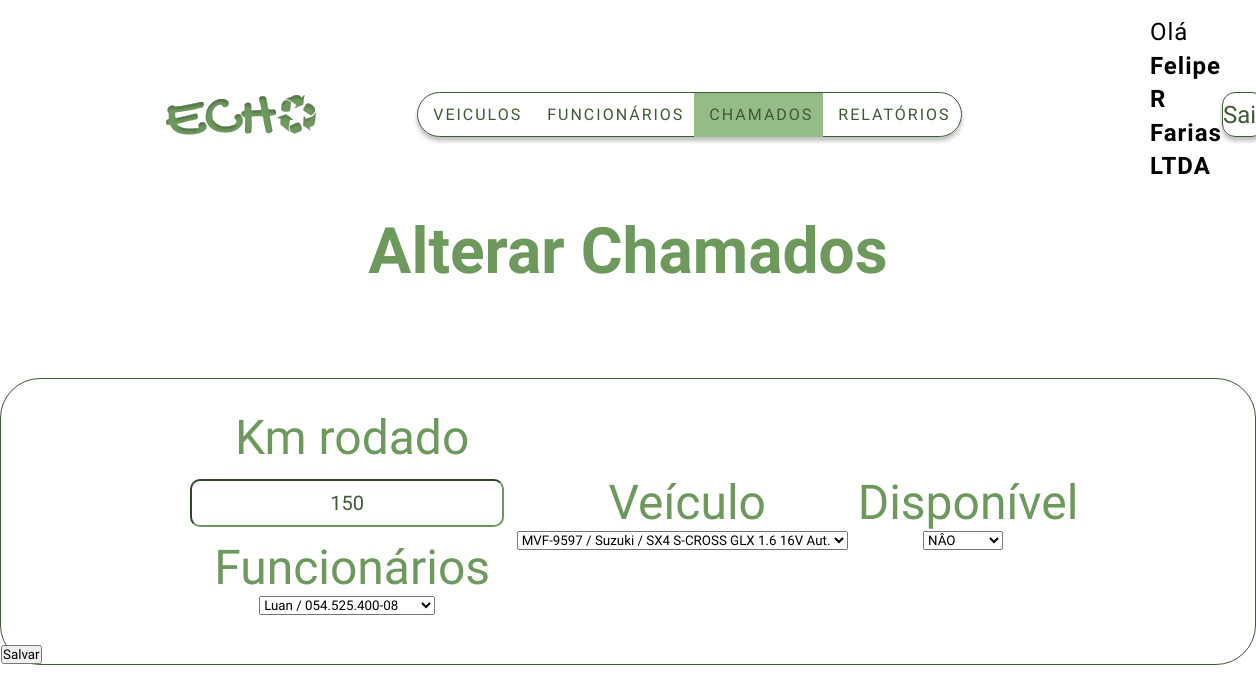
Page /Chamados/alterar/15 (signed in) on the committed database.
### tables this page shows
CREATE TABLE `chamados` (
  `id` int(11) NOT NULL,
  `km_rodado` double NOT NULL,
  `data` date NOT NULL,
  `funcionario_id` int(11) NOT NULL,
  `veiculo_id` int(11) NOT NULL,
  `usuario_id` int(11) NOT NULL,
  `disponivel` char(1) NOT NULL DEFAULT 'N'
);

CREATE TABLE `funcionarios` (
  `id` int(11) NOT NULL,
  `nome` varchar(45) NOT NULL,
  `cpf` varchar(45) NOT NULL,
  `usuario_id` int(11) NOT NULL
);

CREATE TABLE `veiculos` (
  `id` int(11) NOT NULL,
  `placa` varchar(45) NOT NULL,
  `modelo` varchar(45) NOT NULL,
  `marca` varchar(45) NOT NULL,
  `autonomia` varchar(45) NOT NULL,
  `usuario_id` int(11) NOT NULL
);

### App/Controllers/Controller.php (called while the page is built, shortened)
<?php
abstract class Controllers {
    protected final function view(string $_name, array $vars = []) {
        $_filename = $_SERVER["DOCUMENT_ROOT"]."/App/Views/Pages/{$_name}.php";
        include_once $_filename;
    }
}

### App/Controllers/ChamadosControllers.php (called while the page is built, shortened)
<?php
include ("Controller.php");
class ChamadosControllers extends \Controllers
{
    function __construct()
    {
        $this->nameController = "Chamados";
    }
    public function alterar($id)
    {
        $model = new Chamado();
        $getById = $model->getById($id);
        $modelVeiculo = new Veiculo();
        $modelFuncionario = new Funcionario();
        return self::view(
            "Auth/$this->nameController/alterar",
            [
                "getVeiculos"=>$modelVeiculo->index(),
                "getFuncionarios"=>$modelFuncionario->index(),
                "getById"=>$getById,
                "nameController"=>$this->nameController
            ]);
    }
}

### Core/Router.php (called while the page is built, shortened)
<?php
    class Router{
        private $controller = 'Site';
        private $method = 'home';
        public function __construct(){
            $router = $this->url();
           if(file_exists('App/Controllers/' . ucfirst($router[0]) . 'Controllers.php')):
               $this->controller = $router[0];
               unset($router[0]);
            endif;
           $class = "\\App\\Controllers\\" . ucfirst($this->controller)."Controllers";
           $object = new $class;
           if(isset($router[1]) and method_exists($class, $router[1])):
                $this->method = $router[1];
                unset($router[1]);
                endif;
           $this->param = $router ? array_values($router) : [];
           call_user_func_array([$object, $this->method], $this->param);
        }
        public function url(){
            $url = explode("/", filter_input(INPUT_GET, 'router', FILTER_SANITIZE_URL));
            return $url;
        }
    }
?>

### Index.php (called while the page is built, shortened)
<?php
$router = new Router;

### App/Models/Chamado.php (called while the page is built, shortened)
<?php
class Chamado extends Connection
{
    private $nome_table;
    function __construct()
    {
        $this->nome_table = "chamados";
    }
    public function getById($id)
    {
        $conn = $this->connect();
        $sql = "select * from $this->nome_table where id=$id";
        $stmt = $conn->prepare($sql);
        $stmt->execute();
        $result = $stmt->fetch();
        if ($result == true) {
            return $result;
        }else{
            return false;
        }
    }
}

### App/Models/Funcionario.php (called while the page is built, shortened)
<?php
class Funcionario extends Connection
{
    private $nome_table;
    function __construct()
    {
        $this->login_id = $_SESSION["usuario"]["id"];
        $this->nome_table = "funcionarios";
    }
    public function index($nome=null,$cpf=null)
    {
        $conn = $this->connect();
        $sql = "select * from $this->nome_table WHERE `usuario_id`=$this->login_id";
        $stmt = $conn->prepare($sql);
        $stmt->execute();
        $result = $stmt->fetchAll();
        if ($result == true) {
            return $result;
        }else{
            return false;
        }
    }
}

### App/Models/Veiculo.php (called while the page is built, shortened)
<?php
class Veiculo extends Connection
{
    private $nome_table;
    function __construct()
    {
        $this->login_id = $_SESSION["usuario"]["id"];
        $this->nome_table = "veiculos";
    }
    public function index($placa=null,$modelo=null,$marca=null,$autonomia=null)
    {
        $conn = $this->connect();
        $sql = "select * from $this->nome_table WHERE `usuario_id`=$this->login_id";
        $stmt = $conn->prepare($sql);
        $stmt->execute();
        $result = $stmt->fetchAll();
        if ($result == true) {
            return $result;
        }else{
            return false;
        }
    }
}

### App/Views/Pages/Auth/Chamados/alterar.php (the view, shortened to what this page needs)
<?php
include($_SERVER["DOCUMENT_ROOT"] . "/App/Views/Pages/Auth/header.php");
include($_SERVER["DOCUMENT_ROOT"] . "/App/Views/Pages/Auth/Element/nav-menu-autenticado.php");
?>
    <h1 class="title">Alterar <?php echo $vars["nameController"];?></h1>
    <a style="color: white;" href='/<?php echo $vars["nameController"];?>/index'><span class="btncrud">< Voltar</span></a>
    <form action="/<?php echo $vars["nameController"];?>/alterar/<?php echo $vars["getById"]["id"];?>" method="POST">
        <section class="formulario">
            <div class="inputs">
                <div class="input-row">
                    <label for="">Km rodado</label>
                    <input autocomplete="off" name="km_rodado" type="text" value="<?php echo $vars["getById"]["km_rodado"];?>" placeholder="Digite Km rodado" required>
                    <label for="">Funcionários</label>
                    <select name="funcionario_id" required>
                        <?php foreach ($vars["getFuncionarios"] as $linha) : ?>
                            <option value="<?php echo $linha["id"];?>" <?php if($linha["id"] && $vars["getById"]["funcionario_id"]) echo "selected"; ?>><?php echo $linha["nome"];?> / <?php echo $linha["cpf"];?></option>
                        <?php endforeach; ?>
                    </select>
                </div>
                <div class="input-row">
                    <label for="">Veículo</label>
                    <select name="veiculo_id" required>
                        <?php foreach ($vars["getVeiculos"] as $linha) : ?>
                            <option value="<?php echo $linha["id"];?>" <?php if($linha["id"] && $vars["getById"]["veiculo_id"]) echo "selected"; ?>><?php echo $linha["placa"];?> / <?php echo $linha["marca"];?> / <?php echo $linha["modelo"];?></option>
                        <?php endforeach; ?>
                    </select>
                </div>
                <div class="input-row">
                    <label for="">Disponível</label>
                    <select name="disponivel" required>
                        <option value="N" <?php if($vars["getById"]["disponivel"]=="N") echo "selected";?>>NÂO</option>
                    </select>
                </div>
            </div>
            <input type="submit" value="Salvar" class="btncrud" />
        </section>
    </form>
<?php include($_SERVER["DOCUMENT_ROOT"] . "/App/Views/Pages/Auth/footer.php"); ?>

### public/assets/css/style.css (style rules this page uses)
*, *::after, *::before { margin: 0; padding: 0; -webkit-box-sizing: border-box; box-sizing: border-box; font-family: 'Signika',sans-serif; }
body { width: 100%; height: 100vh; background-color: #FFFFFF; }
a { text-decoration: none; color: #000000; }
.input-row { display: -webkit-box; display: -ms-flexbox; display: flex; -webkit-box-orient: horizontal; -webkit-box-direction: normal; -ms-flex-direction: row; flex-direction: row; -webkit-box-align: end; -ms-flex-align: end; align-items: flex-end; }
h1 { margin-bottom: 10px; font-size: 48px; }
.formulario { max-width: 1440px; border: 1px solid #405936; position: relative; margin-left: auto; margin-right: auto; margin-top: 5vh; border-radius: 40px; background-color: #FFFFFF; z-index: 1; }
.title { font-size: 64px; color: #6D995D; text-align: center; -webkit-box-align: center; -ms-flex-align: center; align-items: center; }
.input-row { display: -webkit-box; display: -ms-flexbox; display: flex; -webkit-box-orient: vertical; -webkit-box-direction: normal; -ms-flex-direction: column; flex-direction: column; -webkit-box-align: center; -ms-flex-align: center; align-items: center; font-size: 48px; color: #6D995D; }
.input-row input { width: 25vw; height: 6vh; margin: 1vw; border-radius: 10px; border-color: #6D995D; font-size: 20px; text-align: center; color: #405936; }
.input-row input::placeholder { font-size: 20px; text-align: center; }
.inputs { display: -webkit-box; display: -ms-flexbox; display: flex; -webkit-box-pack: center; -ms-flex-pack: center; justify-content: center; -webkit-box-align: center; -ms-flex-align: center; align-items: center; margin-top: 30px; }
.inputs label { margin-left: 10px; }
.btncrud { display: -webkit-box; display: -ms-flexbox; display: flex; -webkit-box-pack: center; -ms-flex-pack: center; justify-content: center; -webkit-box-align: center; -ms-flex-align: center; align-items: center; margin-top: 30px; }

### rows in the picture
chamados: km_rodado "150", funcionario_id "Luan / 054.525.400-08", veiculo_id "MVF-9597 / Suzuki / SX4 S-CROSS GLX 1.6 16V Aut.", disponivel "NÂO"

### other values in the picture
$_SESSION["usuario"]["razao_social"] "Felipe R Farias LTDA"
$vars["nameController"] "Chamados"
